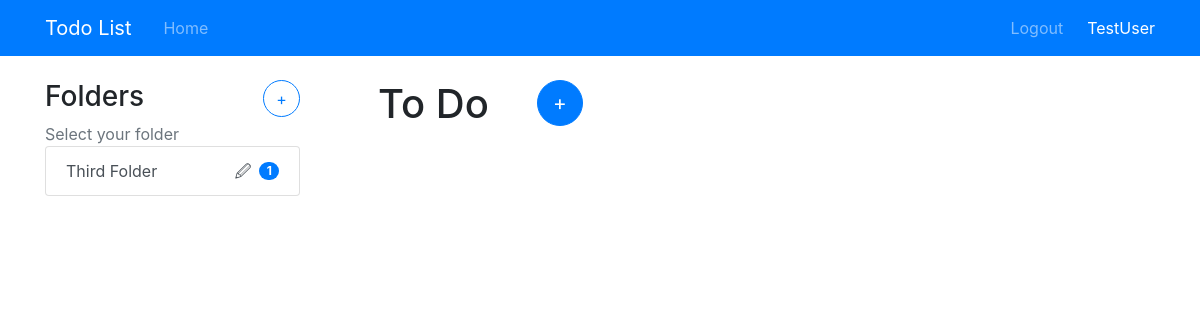
/10/ (signed in), run on an earlier commit of the app's database.
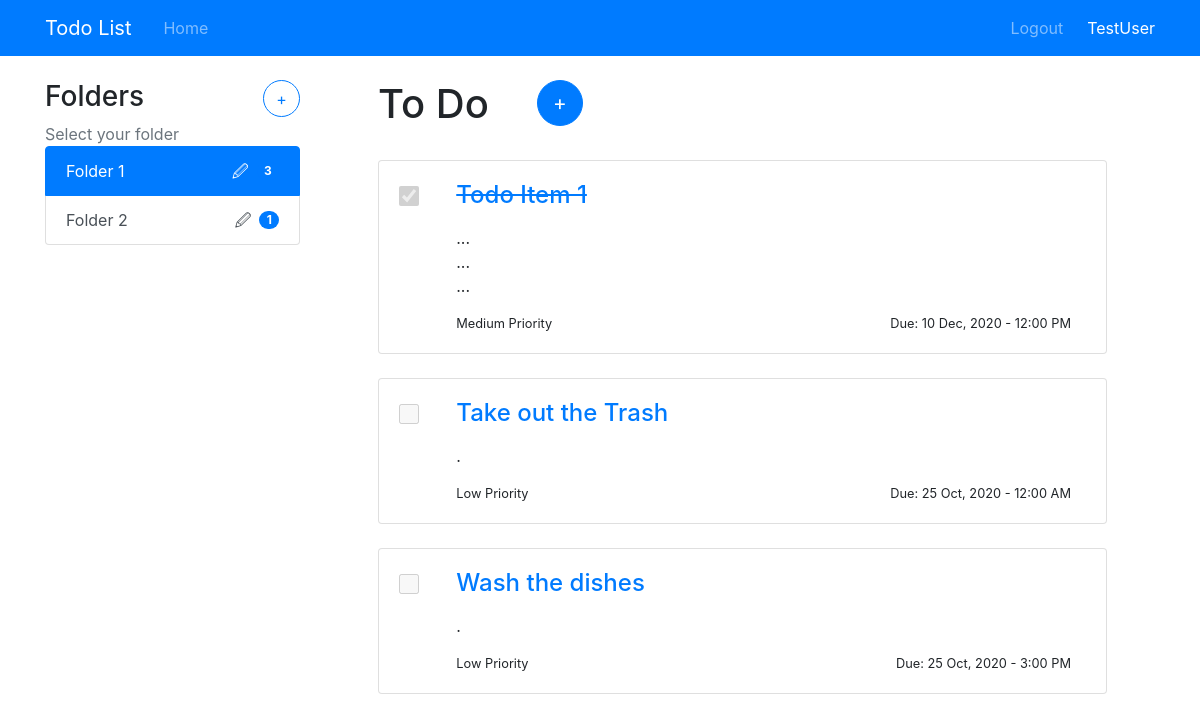
And on a later commit of the database.
### todo/models.py (models this page shows, shortened)
class Folder(models.Model):
    name = models.CharField(max_length=200)
    user = models.ForeignKey(User, on_delete=models.CASCADE)
    def no_of_entries(self):
        return self.entry_set.count()

class Entry(models.Model):
    name = models.CharField(max_length=200)
    description = models.TextField()
    date_created = models.DateTimeField(default=timezone.now)
    due_date = models.DateTimeField()
    priority = models.PositiveIntegerField(default=1, choices=PRIORITY_CHOICES)
    completed = models.BooleanField(default=False)
    folder = models.ForeignKey(Folder, on_delete=models.CASCADE)

### todo/views.py (the view)
# urls.py: path('<int:folder_id>/', views.folder, name='folder'),
@login_required
def folder(request, folder_id):
    try:
        folder = Folder.objects.get(pk=folder_id)
        if folder.user != request.user:
            return home(request)
    except Folder.DoesNotExist:
        return home(request)
    context = {
        "folders": request.user.folder_set.all(),
        "current_folder": folder
    }
    return render(request, "todo/home.html", context)

### todo/views.py (called while the page is built)
@login_required
def home(request):
    context = {
        "folders": request.user.folder_set.all(),
    }
    return render(request, "todo/home.html", context)

### todo/templates/todo/home.html
{% extends "todo/base.html" %}
{% block content %}
    <div class="row">
        <div class="col-md-3">
            <div class="content-section">
                <div class="row">
                    <div class="col-12 d-flex">
                        <h3>Folders</h3>
                        <a class="btn btn-outline-primary rounded-circle ml-auto" href="{% url 'todo:create_folder' %}" style="width: 37px; height: 37px">
                            <span style="font-size:1rem;"> + </span>
                        </a>
                    </div>
                </div>
                <div class='text-muted '>Select your folder
                </div>
                <div class="list-group ">
                    {% for folder in folders %}
                        <span
                        class="list-group-item list-group-item-action d-flex align-items-center {% if folder == current_folder %}active{% endif %}">
                            <a href="{% url 'todo:folder' folder.id %}" {% if folder == current_folder %}style="color:#fff;"{% else %}style="color:#495057;"{% endif %}>
                                {{ folder.name }}
                            </a>
                            <a class="ml-auto mr-2" href="{% url 'todo:update_folder' folder.id %}" {% if folder == current_folder %}style="color:#fff;"{% else %}style="color:#495057;"{% endif %}> 🖉 </a>
                            <span class="badge badge-primary badge-pill">{{ folder.no_of_entries }}</span>
                        </span>
                    {% endfor %}
                </div>
            </div>
        </div>
        <div class="col-md-9">
            <div class="row">
                <div class="col-12 d-flex ml-5 mb-4">
                    <h1>To Do</h1>
                    <a class="btn btn-primary rounded-circle ml-5" href="{% url 'todo:new_entry' %}" style="width: 46px; height: 46px">
                        <span style="font-size:1.3rem;"> + </span>
                    </a>
                </div>
            </div>
            {% for entry in current_folder.entry_set.all %}
            <div class="card mx-5 mb-4">
                <div class="card-body">
                    <div class="container">
                        <div class="row">
                            <div class="col-1 form-check">
                                <input class="form-check-input position-static" style="width: 20px; height: 20px;" type="checkbox"
                                {% if entry.completed %} checked="checked" {% endif %} disabled >
                            </div>
                            <div class="col pl-0">
                                <h4 class="card-title"><a href="{% url 'todo:update_entry' entry.id %}">
                                    {% if entry.completed %} <del> {% endif %}
                                        {{ entry.name }}
                                    {% if entry.completed %} </del> {% endif %}
                                </a></h4>
                                <p class="card-text">{{ entry.description|linebreaks }}</p>
                                <small class="card-text float-left">{{ entry.get_priority_display }}</small>
                                <small class="card-text float-right">Due: {{ entry.due_date|date:"d M, Y - g:i A" }}</small>
                            </div>
                        </div>
                    </div>
                </div>
            </div>
            {% endfor %}
        </div>
    </div>
{% endblock content %}

### todo/templates/todo/base.html (shortened to what this page needs)
<!DOCTYPE html>
<html lang="en">
    <head>
        <link rel="stylesheet" href="https://cdn.jsdelivr.net/npm/bootstrap@4.5.3/dist/css/bootstrap.min.css">
    </head>
    <body style="margin-top:5rem">
        <header class="site-header">
            <nav class="navbar navbar-expand-md navbar-dark bg-primary fixed-top">
                <div class="container">
                    <a class="navbar-brand mr-4" href="{% url 'todo:home' %}">Todo List</a>
                    <div class="collapse navbar-collapse" id="navbarToggle">
                        <div class="navbar-nav mr-auto">
                            <a class="nav-item nav-link" href="{% url 'todo:home' %}">Home</a>
                        </div>
                        <div class="navbar-nav">
                            {% if user.is_authenticated %}
                                <a class="nav-item nav-link" href="{% url 'logout' %}">Logout</a>
                                <span class="navbar-text text-white ml-3">{{ user }}</span>
                            {% else %}
                                <a class="nav-item nav-link" href="{% url 'login' %}">Login</a>
                                <a class="nav-item nav-link" href="{% url 'register' %}">Register</a>
                            {% endif %}
                        </div>
                    </div>
                </div>
            </nav>
        </header>
        <main role="main" class="container mt-10">
            {% block content %}{% endblock %}
        </main>
</body>
</html>

What changed in the data, as far as the page shows it:
removed Folder: name "Third Folder", no_of_entries "1"
added Folder: name "Folder 1", no_of_entries "3"
added Folder: name "Folder 2", no_of_entries "1"
added Entry: completed "☑", name "Todo Item 1", description "... ... ...", priority "Medium Priority", due_date "10 Dec, 2020 - 12:00 PM"
added Entry: name "Take out the Trash", description ".", priority "Low Priority", due_date "25 Oct, 2020 - 12:00 AM"
added Entry: name "Wash the dishes", description ".", priority "Low Priority", due_date "25 Oct, 2020 - 3:00 PM"
